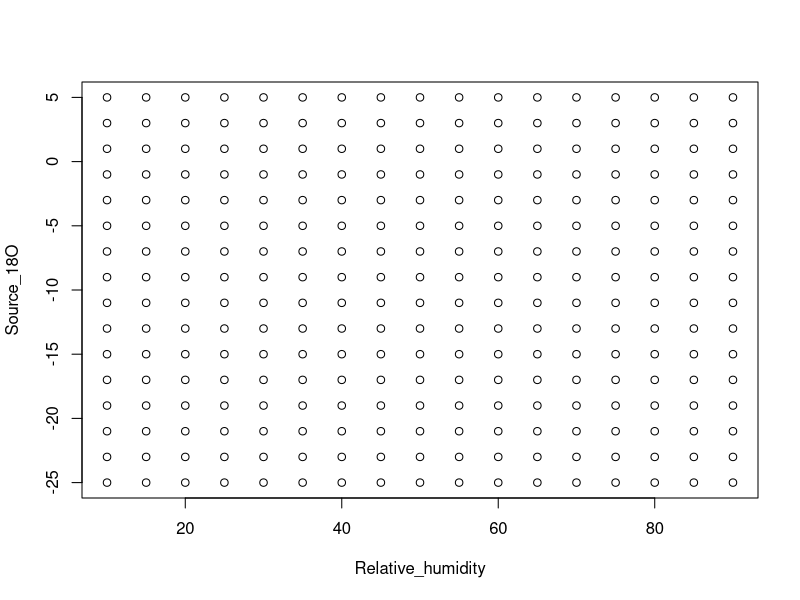
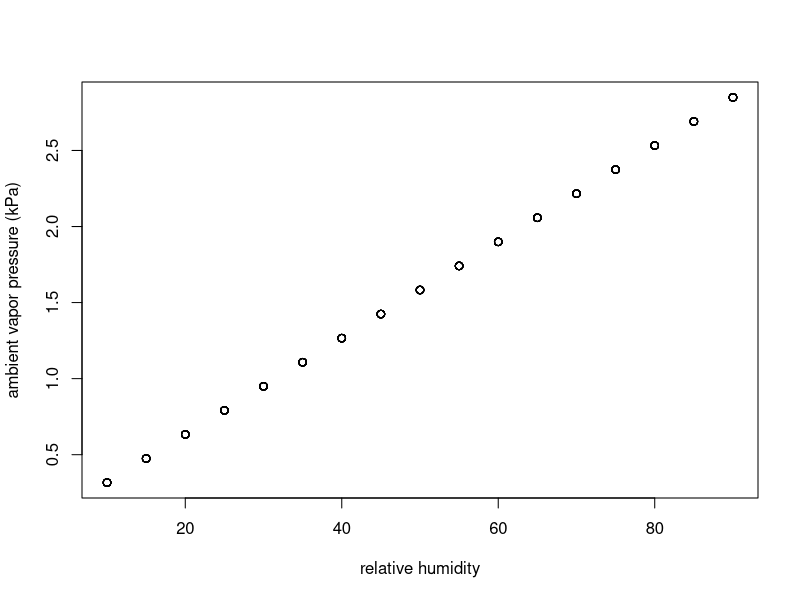
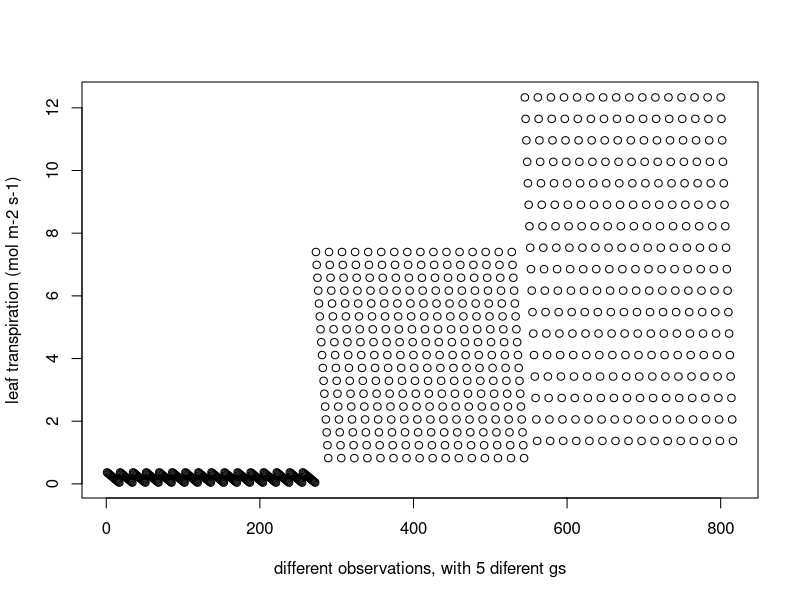
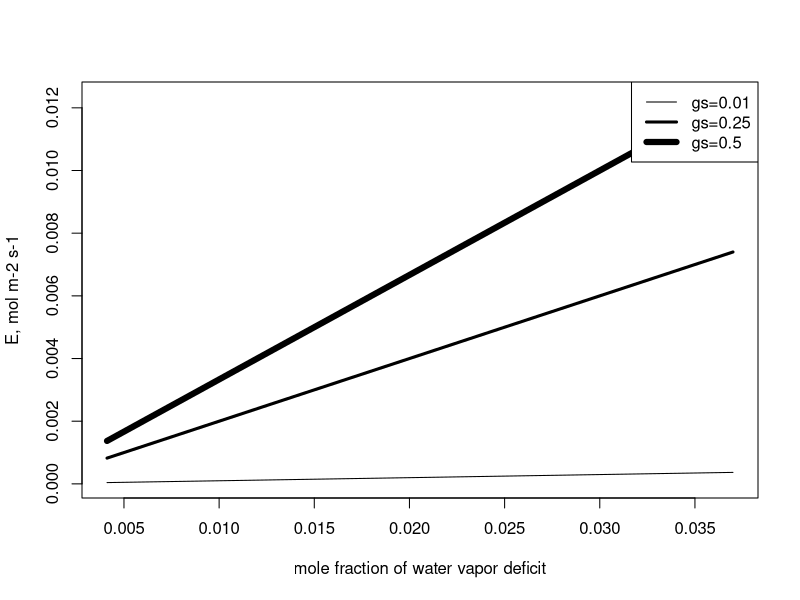
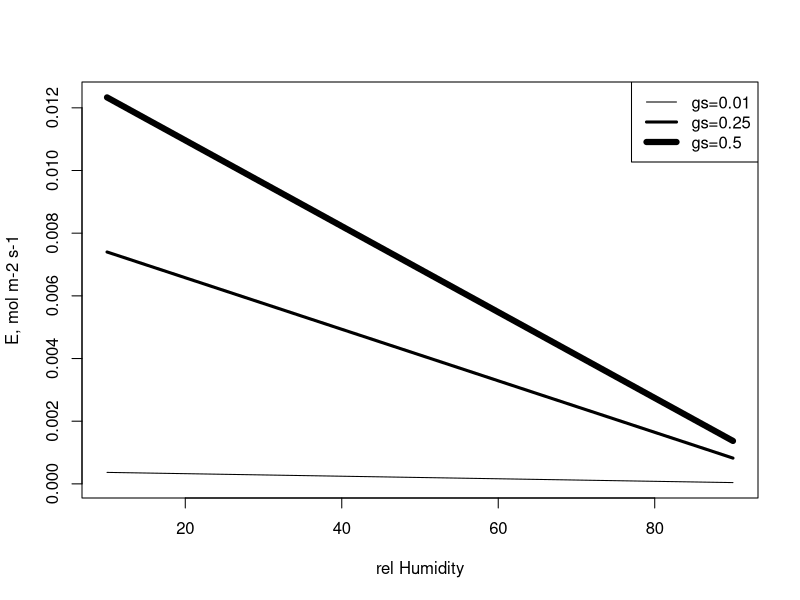
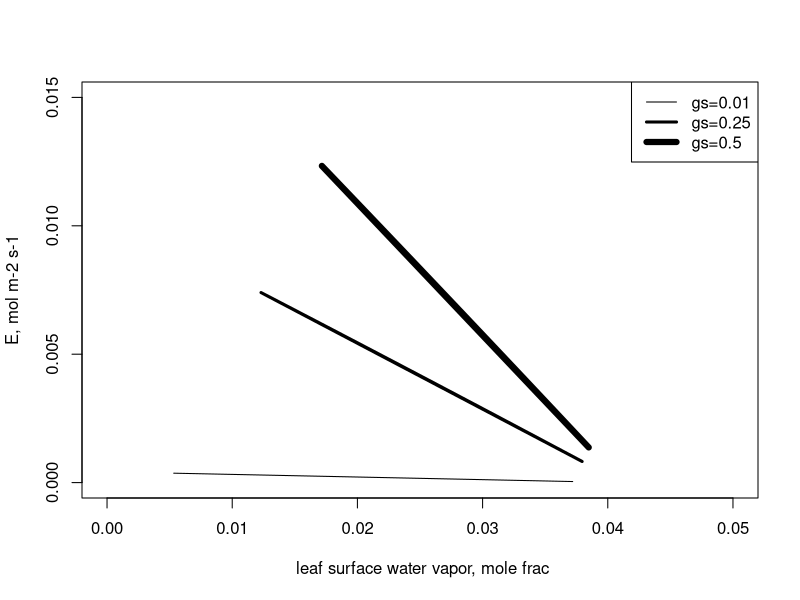
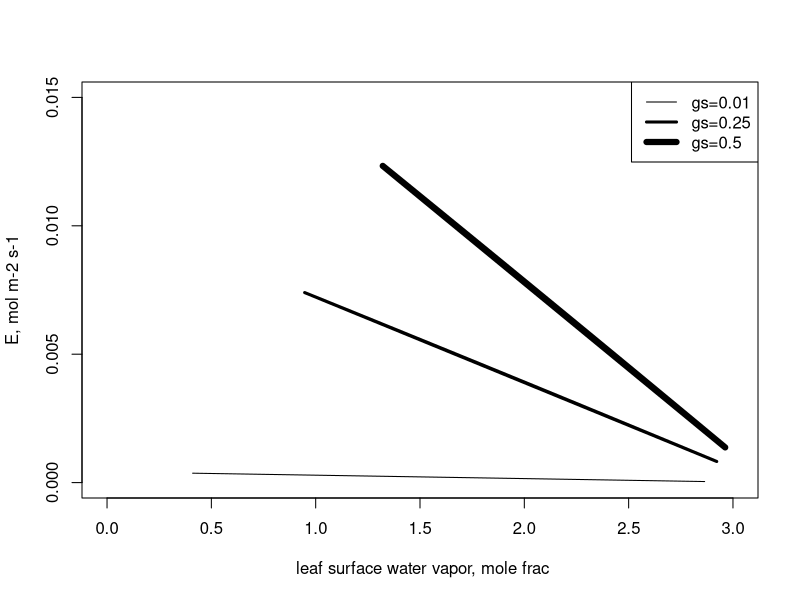
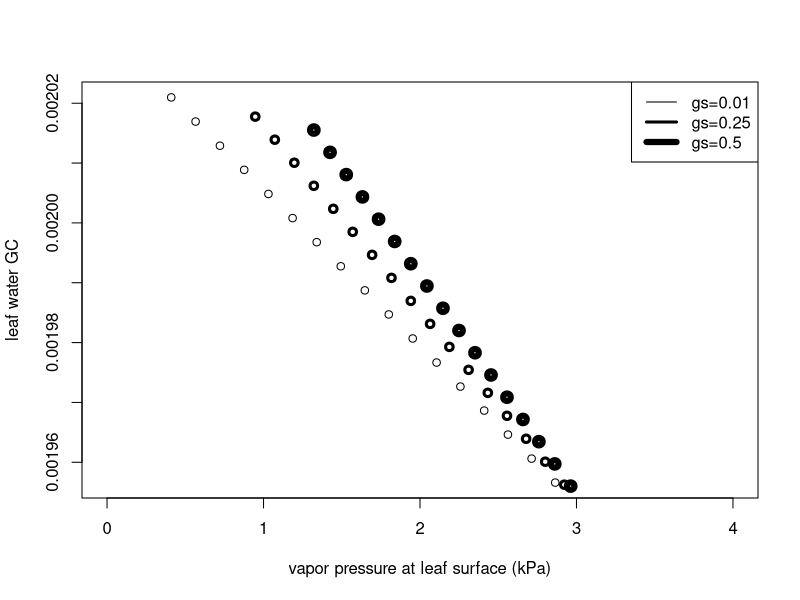

Source code (R) for these figures, in order:
## ---- chunk 1
#library(dplyr)

relH <- seq(10, 90, by=5) # this is the vector of 17 different Realtive humidieties
water <-seq( -25, 5,by = 2) # this is the vector with all 16 the isotopic values from the water sources. 

RH_SOURCE <- merge(relH, water) # here we merge the two variables to  facilitate the calculations on each row of this object.

Source_18O <- RH_SOURCE[,2]
Relative_humidity <- RH_SOURCE[,1]
plot(Relative_humidity, Source_18O)
## ---- chunk 2
# Constants ---------------------------------------------------------------
br <-1 # boundary layer resistance, considered reasonable value between 0.02 to 3    
ak <- 1.0285	# alpha_kappa, Kinetic Fractionation 
akb <- 1.0189	# alpha_kappa_beta, Kinetic Fractionation boundary layer
rsmow <- 0.0020052 # Oxygen Isotope ratio from STANDARD	SMOV
epsilon_s <-  27 #Autotrophic fractionation Sucrose	
epsilon_c <- 27	# Autotrophic fractionation Cellulose
press_bar <- 77 # barometric	pressure  (mmbar) This need to be changed for the pressure level
Ta <- 25 # In this exercise, we are using a constant temperature, air temp. (°C)  Assumption that Tleaf= Tair
## ---- chunk 3

water_vapor <-  Source_18O +(-1*(1.137*(1000000/((Ta+273.15)^2))-0.4156*((1000/(Ta+273.15))-2.0667))) 
# where this formula comes from?

# es saturation vapor pressure (kPa) with air temp in this case at 25
es=(101325*exp((((-0.1299*(1-(373.16/(273.15 + Ta)))-0.6445)*
                   (1-(373.16/(273.15 + Ta)))-1.976)*(1-(373.16/(273.15 + Ta)))+13.3185)*(1-(373.16/(273.15 + Ta)))))/1000


# ea_v ambient vapor pressure (kPa)
RH_v <- RH_SOURCE[,1]
ea_v =(RH_v/100)*es
## ---- chunk 4
plot(RH_SOURCE[,1],ea_v, xlab = "relative humidity",ylab = "ambient vapor pressure (kPa)" )
## ---- chunk 5
# ei,  internal leaf vapor pressure (kPa) is es. ei=es,  because we assume that the vapor is saturated inside the leaf.
 ei=es

# g, total leaf conductance to water vapor (mol m-2 s-1) 
# this section is important becasue we are adding a new variable which we willl modify and add an other dimention to the sensitivity analysis,

gs <- c(0.01,0.25, 0.5)

#Total Conductance in mol
g = 1/(1/gs + 1/br) # or 1/(rs+rb)

# E_v_gs leaf transpiration (mol m-2 s-1) # barbour 2004
# this list contains 5 diferent combinations of gs  on a 16 different temperatures  for many RH and Source water.
E_v_gs <- list()
W_v_gs <- list() # dont know if we will use this

#this for loop will calculate the leaf transpiration and the W_v_gs for the 5 different gs
for(sto in 1:3){
  E_v_gs[[sto]]=((ei-ea_v)/press_bar)*g[sto] #(vpd*gs)=E
  W_v_gs[[sto]] <- ((ei-ea_v)/press_bar) # this is VPD? need to check on the units.
  }
# check the  structure of this new object.
str(E_v_gs)### list of model output based on 5 stomatal conductances,
## ---- chunk 6
plot(unlist( E_v_gs)*1000, xlab = " different observations, with 5 diferent gs ", ylab = "leaf transpiration (mol m-2 s-1)")
## ---- chunk 7
plot(W_v_gs[[1]],E_v_gs[[1]],type="l", xlim = range(W_v_gs), range(E_v_gs),
     ylab="E, mol m-2 s-1", 
     xlab="mole fraction of water vapor deficit")
lines(W_v_gs[[2]],E_v_gs[[2]], lwd=3)
lines(W_v_gs[[3]],E_v_gs[[3]], lwd=6)

legend("topright", legend = c("gs=0.01","gs=0.25","gs=0.5" ), lwd = c(1,3,6))
## ---- chunk 8
plot(RH_SOURCE[,1],E_v_gs[[1]],type="l", xlim = c(10,90), range(E_v_gs), ylab="E, mol m-2 s-1", xlab="rel Humidity")
lines(RH_SOURCE[,1],E_v_gs[[2]], lwd=3)
lines(RH_SOURCE[,1],E_v_gs[[3]], lwd=6)
legend("topright", legend = c("gs=0.01","gs=0.25","gs=0.5" ), lwd = c(1,3,6))
## ---- chunk 9
wi=ei/press_bar #wi,  leaf water vapor, mole fraction
wa_v= ea_v/press_bar #wa, ambient water vapor, mole fraction


# ws_v_gs, leaf surface water vapor, mole frac Roden 2000, Ball (1987),
# this list contains 5 diferent combinations of gs for many RH and Source waters.

ws_v_gs <- list()
for(sto in 1:3){
  ws_v_gs[[sto]] =((gs[[sto]]*wi)-E_v_gs[[sto]]*(1-wi/2))/(gs[[sto]] - E_v_gs[[sto]]/2)

}
## ---- chunk 10
###  

plot(ws_v_gs[[1]],E_v_gs[[1]],type="l", xlim = c(0,0.05), ylim=c(0,0.015), ylab="E, mol m-2 s-1", xlab=" leaf surface water vapor, mole frac")
lines(ws_v_gs[[2]],E_v_gs[[2]], lwd=3)
lines(ws_v_gs[[3]],E_v_gs[[3]], lwd=6)

legend("topright", legend = c("gs=0.01","gs=0.25","gs=0.5" ), lwd = c(1,3,6))
## ---- chunk 11
# es vapor pressure at leaf surface (kPa)
esl_v_gs <- list()
for(sto in 1:3){
  esl_v_gs[[sto]]=ws_v_gs[[sto]]*press_bar
  }

plot(esl_v_gs[[1]],E_v_gs[[1]],type="l", xlim = c(0,3), ylim=c(0,0.015), ylab="E, mol m-2 s-1", xlab=" leaf surface water vapor, mole frac")
lines(esl_v_gs[[2]],E_v_gs[[2]], lwd=3)
lines(esl_v_gs[[3]],E_v_gs[[3]], lwd=6)

legend("topright", legend = c("gs=0.01","gs=0.25","gs=0.5" ), lwd = c(1,3,6))
## ---- chunk 12
# a*  **equilibrium fractionation at leaf temperature  
# The equilibrium fractionation factor, a* is temperature dependent 
# (see Majoube, 1971, J. Chim. Phys. 58:1423-1436), thus,
alpha_star =exp((1.137*1000/(273.15+Ta)^2)-(0.4156/(273.15+Ta))-0.0020667)

#R source O  isotope ratio, source water conversion to R notation
Rsource= rsmow*(1+Source_18O/1000)

#Ratm  Oxy  isotope ratio, atmosph  water vapor
Ratm= rsmow*(1+water_vapor/1000)

#R leaf model Oxyg  isotope ratio, leaf water GC
#### Leaf water enrichment  with diferent RH, Soueces and gs

Rleaf_v_gs <- list()
for(sto in 1:3){
  Rleaf_v_gs[[sto]] <- alpha_star*((ak*Rsource*
                              ((ei-esl_v_gs[[sto]])/ei))+
                             (akb*Rsource*(esl_v_gs[[sto]]-ea_v)/ei)+
                             (Ratm*ea_v/ei))
  }
## ---- chunk 13
plot(esl_v_gs[[1]][1:17],Rleaf_v_gs[[1]][1:17],type="p", xlim = c(0,4), ylab="leaf water GC", xlab="vapor pressure at leaf surface (kPa)")
points(esl_v_gs[[2]][1:17],Rleaf_v_gs[[2]][1:17], lwd=3)
points(esl_v_gs[[3]][1:17],Rleaf_v_gs[[3]][1:17], lwd=6)

legend("topright", legend = c("gs=0.01","gs=0.25","gs=0.5" ), lwd = c(1,3,6))

## ---- chunk 14
#d18O leaf with CG so 3 Stomatal conductances  
#### Leaf water enrichment  with diferent RH, Soueces and GS
d18OL_gs <- list()
for(sto in 1:3){
  d18OL_gs[[sto]]=((Rleaf_v_gs[[sto]]/rsmow)-1)*1000 
}
## ---- chunk 15
plot(esl_v_gs[[1]][1:17],d18OL_gs[[1]][1:17],type="p", xlim = c(0,4), ylab="leaf water GC", xlab="vapor pressure at leaf surface (kPa)")
points(esl_v_gs[[2]][1:17],d18OL_gs[[2]][1:17], lwd=3)
points(esl_v_gs[[3]][1:17],d18OL_gs[[3]][1:17], lwd=6)

legend("topright", legend = c("gs=0.01","gs=0.25","gs=0.5" ), lwd = c(1,3,6))
## ---- chunk 16
## Plot with different source waters
# [1:13] is all RHs and  with source water of -25
plot(RH_v[1:17], d18OL_gs[[1]][1:17], type="l", ylim = c(-30,10))
lines(RH_v[1:17], d18OL_gs[[2]][1:17], lwd=3)
lines(RH_v[1:17], d18OL_gs[[3]][1:17], lwd=6)

legend("topright", legend = c("gs=0.01","gs=0.25","gs=0.5" ), lwd = c(1,3,6))
## ---- chunk 17

#Craig_Gordon model with different PEX
## on to the cellulose synthesis

F_0 <- c(0.33,0.42,0.55) # variable percentage of Exchage during Cellulose Synthesis
# here a double loop
d18O_cellulose <- list()
for(sto in 1:3){
  d18Oc_F_0 <- list()
  for (pe in 1:3){ # variable percentage of Exchage during Cellulose Synthesis
    d18Oc_F_0[[pe]] <- F_0[[pe]]*(Source_18O + epsilon_c) + (1 - F_0[[pe]]) * (d18OL_gs[[sto]]+ epsilon_c) 
  }
  names(d18Oc_F_0) <- c("gs=0.01","gs=0.25","gs=0.5" )
d18O_cellulose[[sto]] <- d18Oc_F_0
}
names(d18O_cellulose) <- c("fo=0.33","fo=0.42","fo=0.55" )
str(d18O_cellulose)  # here we see we just generate a list of 3 stomatal conductance variations and in each of those 3 diferent outputs using different Percentage of exchange during cellulose sinthesisi.

## ---- chunk 18

## set the fraction of the vector we liket to plot  
source1 <- RH_SOURCE[,2]==-25 # in this case we select the  positions  that  have a sorce water of -25 
source2 <- RH_SOURCE[,2]==1# in this case we select the  positions  that  have a sorce water of 1 


plot(RH_SOURCE[,1][source2],d18O_cellulose[["fo=0.55"]][["gs=0.01"]][source2], xlim =range(RH_SOURCE[,1]), ylim =range(unlist(d18O_cellulose)),  pch=19) 
  points(RH_SOURCE[,1][source2],d18O_cellulose[["fo=0.55"]][["gs=0.25"]][source2], pch=2)
  points(RH_SOURCE[,1][source2],d18O_cellulose[["fo=0.55"]][["gs=0.5"]][source2])
  
  
  points(RH_SOURCE[,1][source2],d18O_cellulose[["fo=0.33"]][["gs=0.01"]][source2],  pch=19, col="red" )
  points(RH_SOURCE[,1][source2],d18O_cellulose[["fo=0.33"]][["gs=0.25"]][source2], pch=2, col="red" )
  points(RH_SOURCE[,1][source2],d18O_cellulose[["fo=0.33"]][["gs=0.5"]][source2], col="red" )

  points(RH_SOURCE[,1][source2],d18O_cellulose[["fo=0.42"]][["gs=0.01"]][source2],  pch=19, col="blue" )
  points(RH_SOURCE[,1][source2],d18O_cellulose[["fo=0.42"]][["gs=0.25"]][source2], pch=2, col="blue" )
  points(RH_SOURCE[,1][source2],d18O_cellulose[["fo=0.42"]][["gs=0.5"]][source2], col="blue" )
  
  


  points(RH_SOURCE[,1][source1],d18O_cellulose[["fo=0.55"]][["gs=0.01"]][source1],  pch=19, col="red" )
  points(RH_SOURCE[,1][source1],d18O_cellulose[["fo=0.55"]][["gs=0.25"]][source1], pch=2)
  points(RH_SOURCE[,1][source1],d18O_cellulose[["fo=0.55"]][["gs=0.5"]][source1])
  
  
  points(RH_SOURCE[,1][source1],d18O_cellulose[["fo=0.33"]][["gs=0.01"]][source1],  pch=19, col="red" )
  points(RH_SOURCE[,1][source1],d18O_cellulose[["fo=0.33"]][["gs=0.25"]][source1], pch=2, col="red" )
  points(RH_SOURCE[,1][source1],d18O_cellulose[["fo=0.33"]][["gs=0.5"]][source1], col="red" )

  points(RH_SOURCE[,1][source1],d18O_cellulose[["fo=0.42"]][["gs=0.01"]][source1],  pch=19, col="blue" )
  points(RH_SOURCE[,1][source1],d18O_cellulose[["fo=0.42"]][["gs=0.25"]][source1], pch=2, col="blue" )
  points(RH_SOURCE[,1][source1],d18O_cellulose[["fo=0.42"]][["gs=0.5"]][source1], col="blue" )
  
  
## ---- chunk 19
RH1 <- RH_SOURCE[,1]== 10 # in this case we select the  positions  that  have a sorce water of -25 
RH2 <- RH_SOURCE[,1]==90# in this case we select the  positions  that  have a sorce water of 1 


plot(RH_SOURCE[,2][RH2],d18O_cellulose[["fo=0.55"]][["gs=0.01"]][RH2], xlim =range(RH_SOURCE[,2]), ylim =range(unlist(d18O_cellulose)),  pch=19)
  points(RH_SOURCE[,2][RH2],d18O_cellulose[["fo=0.55"]][["gs=0.25"]][RH2], pch=2)
  points(RH_SOURCE[,2][RH2],d18O_cellulose[["fo=0.55"]][["gs=0.5"]][RH2])
  
  
  points(RH_SOURCE[,2][RH2],d18O_cellulose[["fo=0.33"]][["gs=0.01"]][RH2],  pch=19, col="red" )
  points(RH_SOURCE[,2][RH2],d18O_cellulose[["fo=0.33"]][["gs=0.25"]][RH2], pch=2, col="red" )
  points(RH_SOURCE[,2][RH2],d18O_cellulose[["fo=0.33"]][["gs=0.5"]][RH2], col="red" )

  points(RH_SOURCE[,2][RH2],d18O_cellulose[["fo=0.42"]][["gs=0.01"]][RH2],  pch=19, col="blue" )
  points(RH_SOURCE[,2][RH2],d18O_cellulose[["fo=0.42"]][["gs=0.25"]][RH2], pch=2, col="blue" )
  points(RH_SOURCE[,2][RH2],d18O_cellulose[["fo=0.42"]][["gs=0.5"]][RH2], col="blue" )
  
  


  points(RH_SOURCE[,2][RH1],d18O_cellulose[["fo=0.55"]][["gs=0.01"]][RH1],  pch=19, col="red" )
  points(RH_SOURCE[,2][RH1],d18O_cellulose[["fo=0.55"]][["gs=0.25"]][RH1], pch=2)
  points(RH_SOURCE[,2][RH1],d18O_cellulose[["fo=0.55"]][["gs=0.5"]][RH1])
  
  
  points(RH_SOURCE[,2][RH1],d18O_cellulose[["fo=0.33"]][["gs=0.01"]][RH1],  pch=19, col="red" )
  points(RH_SOURCE[,2][RH1],d18O_cellulose[["fo=0.33"]][["gs=0.25"]][RH1], pch=2, col="red" )
  points(RH_SOURCE[,2][RH1],d18O_cellulose[["fo=0.33"]][["gs=0.5"]][RH1], col="red" )

  points(RH_SOURCE[,2][RH1],d18O_cellulose[["fo=0.42"]][["gs=0.01"]][RH1],  pch=19, col="blue" )
  points(RH_SOURCE[,2][RH1],d18O_cellulose[["fo=0.42"]][["gs=0.25"]][RH1], pch=2, col="blue" )
  points(RH_SOURCE[,2][RH1],d18O_cellulose[["fo=0.42"]][["gs=0.5"]][RH1], col="blue" )
  
  



## ---- chunk 20
#generation of matrices 17 different Realtive by 16 different waters

d18O_cellulose_fo0.55_gs0.01 <- matrix (d18O_cellulose[["fo=0.55"]][["gs=0.01"]], nrow = 17, ncol = 16, byrow = F, dimnames = list(as.character(relH),as.character(water)))
d18O_cellulose_fo0.55_gs0.25 <- matrix (d18O_cellulose[["fo=0.55"]][["gs=0.25"]], nrow = 17, ncol = 16, byrow = F)
d18O_cellulose_fo0.55_gs0.5 <- matrix (d18O_cellulose[["fo=0.55"]][["gs=0.5"]], nrow = 17, ncol = 16, byrow = F)

d18O_cellulose_fo0.33_gs0.01 <- matrix (d18O_cellulose[["fo=0.33"]][["gs=0.01"]], nrow = 17, ncol = 16, byrow = F)
d18O_cellulose_fo0.33_gs0.25 <- matrix (d18O_cellulose[["fo=0.33"]][["gs=0.25"]], nrow = 17, ncol = 16, byrow = F)
d18O_cellulose_fo0.33_gs0.5 <- matrix (d18O_cellulose[["fo=0.33"]][["gs=0.5"]], nrow = 17, ncol = 16, byrow = F)

d18O_cellulose_fo0.42_gs0.01 <-matrix ( d18O_cellulose[["fo=0.42"]][["gs=0.01"]], nrow = 17, ncol = 16, byrow = F)
d18O_cellulose_fo0.42_gs0.25 <- matrix (d18O_cellulose[["fo=0.42"]][["gs=0.25"]], nrow = 17, ncol = 16, byrow = F)
d18O_cellulose_fo0.42_gs0.5 <- matrix (d18O_cellulose[["fo=0.42"]][["gs=0.5"]], nrow = 17, ncol = 16, byrow = F)

COLIS <- colorRampPalette(colors = c("red", "blue", "black"))


## ---- chunk 21
layout(mat = matrix(1:9,nrow = 3, ncol = 3, byrow = T), widths = 1, heights = 1, respect = T)
par(mar=c(4,4,0.1,0.1))
image(x = water, y = relH, z = t(d18O_cellulose_fo0.33_gs0.01),col = COLIS(10))
image(x = water, y = relH, z = t(d18O_cellulose_fo0.33_gs0.25),col = COLIS(10))
image(x = water, y = relH, z = t(d18O_cellulose_fo0.33_gs0.5),col = COLIS(10))
image(x = water, y = relH, z = t(d18O_cellulose_fo0.42_gs0.01),col = COLIS(10))
image(x = water, y = relH, z = t(d18O_cellulose_fo0.42_gs0.25),col = COLIS(10))
image(x = water, y = relH, z = t(d18O_cellulose_fo0.42_gs0.5),col = COLIS(10))
image(x = water, y = relH, z = t(d18O_cellulose_fo0.55_gs0.01),col = COLIS(10))
image(x = water, y = relH, z = t(d18O_cellulose_fo0.55_gs0.25),col = COLIS(10))
image(x = water, y = relH, z = t(d18O_cellulose_fo0.55_gs0.5),col = COLIS(10))

